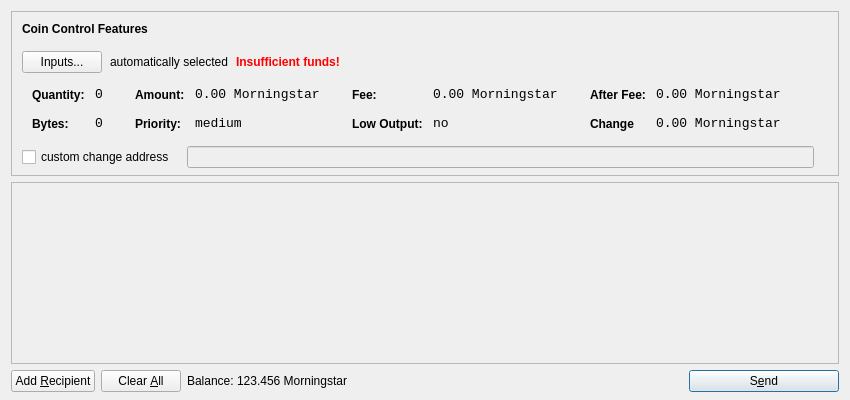
<?xml version="1.0" encoding="UTF-8"?>
<ui version="4.0">
 <class>SendCoinsDialog</class>
 <widget class="QDialog" name="SendCoinsDialog">
  <property name="geometry">
   <rect>
    <x>0</x>
    <y>0</y>
    <width>850</width>
    <height>400</height>
   </rect>
  </property>
  <property name="windowTitle">
   <string>Send Coins</string>
  </property>
  <layout class="QVBoxLayout" name="verticalLayout" stretch="0,1,0">
   <property name="bottomMargin">
    <number>8</number>
   </property>
   <item>
    <widget class="QFrame" name="frameCoinControl">
     <property name="sizePolicy">
      <sizepolicy hsizetype="Expanding" vsizetype="Expanding">
       <horstretch>0</horstretch>
       <verstretch>0</verstretch>
      </sizepolicy>
     </property>
     <property name="maximumSize">
      <size>
       <width>16777215</width>
       <height>16777215</height>
      </size>
     </property>
     <property name="frameShape">
      <enum>QFrame::StyledPanel</enum>
     </property>
     <property name="frameShadow">
      <enum>QFrame::Sunken</enum>
     </property>
     <layout class="QVBoxLayout" name="verticalLayoutCoinControl2">
      <property name="spacing">
       <number>-1</number>
      </property>
      <property name="leftMargin">
       <number>0</number>
      </property>
      <property name="topMargin">
       <number>0</number>
      </property>
      <property name="rightMargin">
       <number>0</number>
      </property>
      <property name="bottomMargin">
       <number>6</number>
      </property>
      <item>
       <layout class="QVBoxLayout" name="verticalLayoutCoinControl" stretch="0,0,0,0,1">
        <property name="spacing">
         <number>0</number>
        </property>
        <property name="leftMargin">
         <number>10</number>
        </property>
        <property name="topMargin">
         <number>10</number>
        </property>
        <item>
         <layout class="QHBoxLayout" name="horizontalLayoutCoinControl1">
          <property name="bottomMargin">
           <number>15</number>
          </property>
          <item>
           <widget class="QLabel" name="labelCoinControlFeatures">
            <property name="sizePolicy">
             <sizepolicy hsizetype="Preferred" vsizetype="Maximum">
              <horstretch>0</horstretch>
              <verstretch>0</verstretch>
             </sizepolicy>
            </property>
            <property name="font">
             <font>
              <weight>75</weight>
              <bold>true</bold>
             </font>
            </property>
            <property name="styleSheet">
             <string notr="true">font-weight:bold;</string>
            </property>
            <property name="text">
             <string>Coin Control Features</string>
            </property>
           </widget>
          </item>
         </layout>
        </item>
        <item>
         <layout class="QHBoxLayout" name="horizontalLayoutCoinControl2" stretch="0,0,0,0">
          <property name="spacing">
           <number>8</number>
          </property>
          <property name="bottomMargin">
           <number>10</number>
          </property>
          <item>
           <widget class="QPushButton" name="pushButtonCoinControl">
            <property name="styleSheet">
             <string notr="true"/>
            </property>
            <property name="text">
             <string>Inputs...</string>
            </property>
           </widget>
          </item>
          <item>
           <widget class="QLabel" name="labelCoinControlAutomaticallySelected">
            <property name="text">
             <string>automatically selected</string>
            </property>
            <property name="margin">
             <number>5</number>
            </property>
           </widget>
          </item>
          <item>
           <widget class="QLabel" name="labelCoinControlInsuffFunds">
            <property name="font">
             <font>
              <weight>75</weight>
              <bold>true</bold>
             </font>
            </property>
            <property name="styleSheet">
             <string notr="true">color:red;font-weight:bold;</string>
            </property>
            <property name="text">
             <string>Insufficient funds!</string>
            </property>
            <property name="margin">
             <number>5</number>
            </property>
           </widget>
          </item>
          <item>
           <spacer name="horizontalSpacerCoinControl">
            <property name="orientation">
             <enum>Qt::Horizontal</enum>
            </property>
            <property name="sizeHint" stdset="0">
             <size>
              <width>40</width>
              <height>1</height>
             </size>
            </property>
           </spacer>
          </item>
         </layout>
        </item>
        <item>
         <widget class="QWidget" name="widgetCoinControl" native="true">
          <property name="sizePolicy">
           <sizepolicy hsizetype="Preferred" vsizetype="Preferred">
            <horstretch>0</horstretch>
            <verstretch>0</verstretch>
           </sizepolicy>
          </property>
          <property name="minimumSize">
           <size>
            <width>0</width>
            <height>0</height>
           </size>
          </property>
          <property name="styleSheet">
           <string notr="true"/>
          </property>
          <layout class="QHBoxLayout" name="horizontalLayoutCoinControl5">
           <property name="margin">
            <number>0</number>
           </property>
           <item>
            <layout class="QHBoxLayout" name="horizontalLayoutCoinControl3" stretch="0,0,0,1">
             <property name="spacing">
              <number>20</number>
             </property>
             <property name="topMargin">
              <number>0</number>
             </property>
             <property name="bottomMargin">
              <number>10</number>
             </property>
             <item>
              <layout class="QFormLayout" name="formLayoutCoinControl1">
               <property name="horizontalSpacing">
                <number>10</number>
               </property>
               <property name="verticalSpacing">
                <number>14</number>
               </property>
               <property name="leftMargin">
                <number>10</number>
               </property>
               <property name="topMargin">
                <number>4</number>
               </property>
               <property name="rightMargin">
                <number>6</number>
               </property>
               <item row="0" column="0">
                <widget class="QLabel" name="labelCoinControlQuantityText">
                 <property name="styleSheet">
                  <string notr="true">font-weight:bold;</string>
                 </property>
                 <property name="text">
                  <string>Quantity:</string>
                 </property>
                 <property name="margin">
                  <number>0</number>
                 </property>
                </widget>
               </item>
               <item row="0" column="1">
                <widget class="QLabel" name="labelCoinControlQuantity">
                 <property name="font">
                  <font>
                   <family>Monospace</family>
                   <pointsize>10</pointsize>
                  </font>
                 </property>
                 <property name="cursor">
                  <cursorShape>IBeamCursor</cursorShape>
                 </property>
                 <property name="contextMenuPolicy">
                  <enum>Qt::ActionsContextMenu</enum>
                 </property>
                 <property name="text">
                  <string>0</string>
                 </property>
                 <property name="margin">
                  <number>0</number>
                 </property>
                 <property name="textInteractionFlags">
                  <set>Qt::LinksAccessibleByMouse|Qt::TextSelectableByKeyboard|Qt::TextSelectableByMouse</set>
                 </property>
                </widget>
               </item>
               <item row="1" column="0">
                <widget class="QLabel" name="labelCoinControlBytesText">
                 <property name="styleSheet">
                  <string notr="true">font-weight:bold;</string>
                 </property>
                 <property name="text">
                  <string>Bytes:</string>
                 </property>
                </widget>
               </item>
               <item row="1" column="1">
                <widget class="QLabel" name="labelCoinControlBytes">
                 <property name="font">
                  <font>
                   <family>Monospace</family>
                   <pointsize>10</pointsize>
                  </font>
                 </property>
                 <property name="cursor">
                  <cursorShape>IBeamCursor</cursorShape>
                 </property>
                 <property name="contextMenuPolicy">
                  <enum>Qt::ActionsContextMenu</enum>
                 </property>
                 <property name="text">
                  <string>0</string>
                 </property>
                 <property name="textInteractionFlags">
                  <set>Qt::LinksAccessibleByMouse|Qt::TextSelectableByKeyboard|Qt::TextSelectableByMouse</set>
                 </property>
                </widget>
               </item>
              </layout>
             </item>
             <item>
              <layout class="QFormLayout" name="formLayoutCoinControl2">
               <property name="horizontalSpacing">
                <number>10</number>
               </property>
               <property name="verticalSpacing">
                <number>14</number>
               </property>
               <property name="leftMargin">
                <number>6</number>
               </property>
               <property name="topMargin">
                <number>4</number>
               </property>
               <property name="rightMargin">
                <number>6</number>
               </property>
               <item row="0" column="0">
                <widget class="QLabel" name="labelCoinControlAmountText">
                 <property name="styleSheet">
                  <string notr="true">font-weight:bold;</string>
                 </property>
                 <property name="text">
                  <string>Amount:</string>
                 </property>
                 <property name="margin">
                  <number>0</number>
                 </property>
                </widget>
               </item>
               <item row="0" column="1">
                <widget class="QLabel" name="labelCoinControlAmount">
                 <property name="font">
                  <font>
                   <family>Monospace</family>
                   <pointsize>10</pointsize>
                  </font>
                 </property>
                 <property name="cursor">
                  <cursorShape>IBeamCursor</cursorShape>
                 </property>
                 <property name="contextMenuPolicy">
                  <enum>Qt::ActionsContextMenu</enum>
                 </property>
                 <property name="text">
                  <string>0.00 Morningstar</string>
                 </property>
                 <property name="textInteractionFlags">
                  <set>Qt::LinksAccessibleByMouse|Qt::TextSelectableByKeyboard|Qt::TextSelectableByMouse</set>
                 </property>
                </widget>
               </item>
               <item row="1" column="0">
                <widget class="QLabel" name="labelCoinControlPriorityText">
                 <property name="styleSheet">
                  <string notr="true">font-weight:bold;</string>
                 </property>
                 <property name="text">
                  <string>Priority:</string>
                 </property>
                </widget>
               </item>
               <item row="1" column="1">
                <widget class="QLabel" name="labelCoinControlPriority">
                 <property name="font">
                  <font>
                   <family>Monospace</family>
                   <pointsize>10</pointsize>
                  </font>
                 </property>
                 <property name="cursor">
                  <cursorShape>IBeamCursor</cursorShape>
                 </property>
                 <property name="contextMenuPolicy">
                  <enum>Qt::ActionsContextMenu</enum>
                 </property>
                 <property name="text">
                  <string>medium</string>
                 </property>
                 <property name="textInteractionFlags">
                  <set>Qt::LinksAccessibleByMouse|Qt::TextSelectableByKeyboard|Qt::TextSelectableByMouse</set>
                 </property>
                </widget>
               </item>
              </layout>
             </item>
             <item>
              <layout class="QFormLayout" name="formLayoutCoinControl3">
               <property name="horizontalSpacing">
                <number>10</number>
               </property>
               <property name="verticalSpacing">
                <number>14</number>
               </property>
               <property name="leftMargin">
                <number>6</number>
               </property>
               <property name="topMargin">
                <number>4</number>
               </property>
               <property name="rightMargin">
                <number>6</number>
               </property>
               <item row="0" column="0">
                <widget class="QLabel" name="labelCoinControlFeeText">
                 <property name="styleSheet">
                  <string notr="true">font-weight:bold;</string>
                 </property>
                 <property name="text">
                  <string>Fee:</string>
                 </property>
                 <property name="margin">
                  <number>0</number>
                 </property>
                </widget>
               </item>
               <item row="0" column="1">
                <widget class="QLabel" name="labelCoinControlFee">
                 <property name="font">
                  <font>
                   <family>Monospace</family>
                   <pointsize>10</pointsize>
                  </font>
                 </property>
                 <property name="cursor">
                  <cursorShape>IBeamCursor</cursorShape>
                 </property>
                 <property name="contextMenuPolicy">
                  <enum>Qt::ActionsContextMenu</enum>
                 </property>
                 <property name="text">
                  <string>0.00 Morningstar</string>
                 </property>
                 <property name="textInteractionFlags">
                  <set>Qt::LinksAccessibleByMouse|Qt::TextSelectableByKeyboard|Qt::TextSelectableByMouse</set>
                 </property>
                </widget>
               </item>
               <item row="1" column="0">
                <widget class="QLabel" name="labelCoinControlLowOutputText">
                 <property name="styleSheet">
                  <string notr="true">font-weight:bold;</string>
                 </property>
                 <property name="text">
                  <string>Low Output:</string>
                 </property>
                </widget>
               </item>
               <item row="1" column="1">
                <widget class="QLabel" name="labelCoinControlLowOutput">
                 <property name="font">
                  <font>
                   <family>Monospace</family>
                   <pointsize>10</pointsize>
                  </font>
                 </property>
                 <property name="cursor">
                  <cursorShape>IBeamCursor</cursorShape>
                 </property>
                 <property name="contextMenuPolicy">
                  <enum>Qt::ActionsContextMenu</enum>
                 </property>
                 <property name="text">
                  <string>no</string>
                 </property>
                 <property name="textInteractionFlags">
                  <set>Qt::LinksAccessibleByMouse|Qt::TextSelectableByKeyboard|Qt::TextSelectableByMouse</set>
                 </property>
                </widget>
               </item>
              </layout>
             </item>
             <item>
              <layout class="QFormLayout" name="formLayoutCoinControl4">
               <property name="horizontalSpacing">
                <number>10</number>
               </property>
               <property name="verticalSpacing">
                <number>14</number>
               </property>
               <property name="leftMargin">
                <number>6</number>
               </property>
               <property name="topMargin">
                <number>4</number>
               </property>
               <property name="rightMargin">
                <number>6</number>
               </property>
               <item row="0" column="0">
                <widget class="QLabel" name="labelCoinControlAfterFeeText">
                 <property name="styleSheet">
                  <string notr="true">font-weight:bold;</string>
                 </property>
                 <property name="text">
                  <string>After Fee:</string>
                 </property>
                 <property name="margin">
                  <number>0</number>
                 </property>
                </widget>
               </item>
               <item row="0" column="1">
                <widget class="QLabel" name="labelCoinControlAfterFee">
                 <property name="font">
                  <font>
                   <family>Monospace</family>
                   <pointsize>10</pointsize>
                  </font>
                 </property>
                 <property name="cursor">
                  <cursorShape>IBeamCursor</cursorShape>
                 </property>
                 <property name="contextMenuPolicy">
                  <enum>Qt::ActionsContextMenu</enum>
                 </property>
                 <property name="text">
                  <string>0.00 Morningstar</string>
                 </property>
                 <property name="textInteractionFlags">
                  <set>Qt::LinksAccessibleByMouse|Qt::TextSelectableByKeyboard|Qt::TextSelectableByMouse</set>
                 </property>
                </widget>
               </item>
               <item row="1" column="0">
                <widget class="QLabel" name="labelCoinControlChangeText">
                 <property name="styleSheet">
                  <string notr="true">font-weight:bold;</string>
                 </property>
                 <property name="text">
                  <string>Change</string>
                 </property>
                </widget>
               </item>
               <item row="1" column="1">
                <widget class="QLabel" name="labelCoinControlChange">
                 <property name="font">
                  <font>
                   <family>Monospace</family>
                   <pointsize>10</pointsize>
                  </font>
                 </property>
                 <property name="cursor">
                  <cursorShape>IBeamCursor</cursorShape>
                 </property>
                 <property name="contextMenuPolicy">
                  <enum>Qt::ActionsContextMenu</enum>
                 </property>
                 <property name="text">
                  <string>0.00 Morningstar</string>
                 </property>
                 <property name="textInteractionFlags">
                  <set>Qt::LinksAccessibleByMouse|Qt::TextSelectableByKeyboard|Qt::TextSelectableByMouse</set>
                 </property>
                </widget>
               </item>
              </layout>
             </item>
            </layout>
           </item>
          </layout>
         </widget>
        </item>
        <item>
         <layout class="QHBoxLayout" name="horizontalLayoutCoinControl4" stretch="0,0,0">
          <property name="spacing">
           <number>12</number>
          </property>
          <property name="sizeConstraint">
           <enum>QLayout::SetDefaultConstraint</enum>
          </property>
          <property name="topMargin">
           <number>5</number>
          </property>
          <property name="rightMargin">
           <number>5</number>
          </property>
          <item>
           <widget class="QCheckBox" name="checkBoxCoinControlChange">
            <property name="text">
             <string>custom change address</string>
            </property>
           </widget>
          </item>
          <item>
           <widget class="QLineEdit" name="lineEditCoinControlChange">
            <property name="enabled">
             <bool>false</bool>
            </property>
            <property name="sizePolicy">
             <sizepolicy hsizetype="Expanding" vsizetype="Fixed">
              <horstretch>0</horstretch>
              <verstretch>0</verstretch>
             </sizepolicy>
            </property>
           </widget>
          </item>
          <item>
           <widget class="QLabel" name="labelCoinControlChangeLabel">
            <property name="sizePolicy">
             <sizepolicy hsizetype="Preferred" vsizetype="Expanding">
              <horstretch>0</horstretch>
              <verstretch>0</verstretch>
             </sizepolicy>
            </property>
            <property name="minimumSize">
             <size>
              <width>0</width>
              <height>0</height>
             </size>
            </property>
            <property name="text">
             <string/>
            </property>
            <property name="margin">
             <number>3</number>
            </property>
           </widget>
          </item>
         </layout>
        </item>
        <item>
         <spacer name="verticalSpacerCoinControl">
          <property name="orientation">
           <enum>Qt::Vertical</enum>
          </property>
          <property name="sizeHint" stdset="0">
           <size>
            <width>800</width>
            <height>1</height>
           </size>
          </property>
         </spacer>
        </item>
       </layout>
      </item>
     </layout>
    </widget>
   </item>
   <item>
    <widget class="QScrollArea" name="scrollArea">
     <property name="widgetResizable">
      <bool>true</bool>
     </property>
     <widget class="QWidget" name="scrollAreaWidgetContents">
      <property name="geometry">
       <rect>
        <x>0</x>
        <y>0</y>
        <width>830</width>
        <height>165</height>
       </rect>
      </property>
      <layout class="QVBoxLayout" name="verticalLayout_2">
       <property name="margin">
        <number>0</number>
       </property>
       <item>
        <layout class="QVBoxLayout" name="entries">
         <property name="spacing">
          <number>6</number>
         </property>
        </layout>
       </item>
       <item>
        <spacer name="verticalSpacer">
         <property name="orientation">
          <enum>Qt::Vertical</enum>
         </property>
         <property name="sizeHint" stdset="0">
          <size>
           <width>20</width>
           <height>40</height>
          </size>
         </property>
        </spacer>
       </item>
      </layout>
     </widget>
    </widget>
   </item>
   <item>
    <layout class="QHBoxLayout" name="horizontalLayout">
     <item>
      <widget class="QPushButton" name="addButton">
       <property name="toolTip">
        <string>Send to multiple recipients at once</string>
       </property>
       <property name="text">
        <string>Add &amp;Recipient</string>
       </property>
       <property name="icon">
        <iconset resource="../bitcoin.qrc">
         <normaloff>:/icons/add</normaloff>:/icons/add</iconset>
       </property>
       <property name="autoDefault">
        <bool>false</bool>
       </property>
      </widget>
     </item>
     <item>
      <widget class="QPushButton" name="clearButton">
       <property name="sizePolicy">
        <sizepolicy hsizetype="Minimum" vsizetype="Fixed">
         <horstretch>0</horstretch>
         <verstretch>0</verstretch>
        </sizepolicy>
       </property>
       <property name="toolTip">
        <string>Remove all transaction fields</string>
       </property>
       <property name="text">
        <string>Clear &amp;All</string>
       </property>
       <property name="icon">
        <iconset resource="../bitcoin.qrc">
         <normaloff>:/icons/remove</normaloff>:/icons/remove</iconset>
       </property>
       <property name="autoRepeatDelay">
        <number>300</number>
       </property>
       <property name="autoDefault">
        <bool>false</bool>
       </property>
      </widget>
     </item>
     <item>
      <layout class="QHBoxLayout" name="horizontalLayout_2">
       <property name="spacing">
        <number>3</number>
       </property>
       <item>
        <widget class="QLabel" name="label">
         <property name="sizePolicy">
          <sizepolicy hsizetype="Preferred" vsizetype="Fixed">
           <horstretch>0</horstretch>
           <verstretch>0</verstretch>
          </sizepolicy>
         </property>
         <property name="text">
          <string>Balance:</string>
         </property>
        </widget>
       </item>
       <item>
        <widget class="QLabel" name="labelBalance">
         <property name="sizePolicy">
          <sizepolicy hsizetype="Preferred" vsizetype="Fixed">
           <horstretch>0</horstretch>
           <verstretch>0</verstretch>
          </sizepolicy>
         </property>
         <property name="cursor">
          <cursorShape>IBeamCursor</cursorShape>
         </property>
         <property name="text">
          <string>123.456 Morningstar</string>
         </property>
         <property name="textInteractionFlags">
          <set>Qt::LinksAccessibleByMouse|Qt::TextSelectableByKeyboard|Qt::TextSelectableByMouse</set>
         </property>
        </widget>
       </item>
      </layout>
     </item>
     <item>
      <spacer name="horizontalSpacer">
       <property name="orientation">
        <enum>Qt::Horizontal</enum>
       </property>
       <property name="sizeHint" stdset="0">
        <size>
         <width>40</width>
         <height>20</height>
        </size>
       </property>
      </spacer>
     </item>
     <item>
      <widget class="QPushButton" name="sendButton">
       <property name="minimumSize">
        <size>
         <width>150</width>
         <height>0</height>
        </size>
       </property>
       <property name="toolTip">
        <string>Confirm the send action</string>
       </property>
       <property name="text">
        <string>S&amp;end</string>
       </property>
       <property name="icon">
        <iconset resource="../bitcoin.qrc">
         <normaloff>:/icons/send</normaloff>:/icons/send</iconset>
       </property>
       <property name="default">
        <bool>true</bool>
       </property>
      </widget>
     </item>
    </layout>
   </item>
  </layout>
 </widget>
 <resources>
  <include location="../bitcoin.qrc"/>
 </resources>
 <connections/>
</ui>
